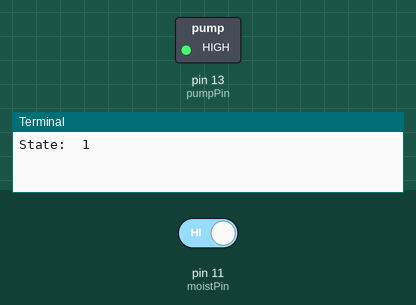
A program run on a simulated Raspberry Pi (header pin numbers). On the bench: switched loads named in the program (green lamp = pin HIGH), the last lines printed to the terminal. The test bench sets the inputs (shaded band); at power-on: pin 11 (moistPin) HIGH.

Above: at 1.2 s.
1.3 s: pin 11 (moistPin) driven LOW
At 3.4 s:
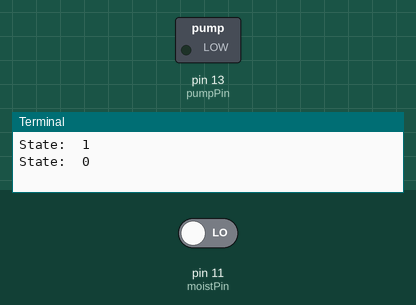
4.0 s: pin 11 (moistPin) driven HIGH
At 4.9 s:
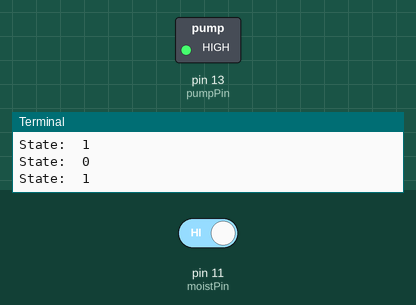
Timing chart, 0 to 7.0 s (numbered marks = the images above; inputs shaded):
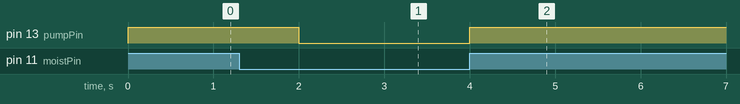

Measured:
- after the input at 1.3 s, pin 13 (pumpPin): HIGH → LOW after 0.70 s
- after the input at 4.0 s, pin 13 (pumpPin): LOW → HIGH at once

The program:

main.py
```python
import RPi.GPIO as GPIO
from time import sleep

# setup GPIO
moistPin = 11
GPIO.setmode(GPIO.BOARD)
GPIO.setup(moistPin, GPIO.IN)
pumpPin = 13
GPIO.setup(pumpPin, GPIO.OUT)


while True:
    state = GPIO.input(moistPin)
    print('State: ', state)
    if state == 0:
        GPIO.output(pumpPin, GPIO.LOW)
    elif state == 1:
        GPIO.output(pumpPin, GPIO.HIGH)
    state = not state
    sleep(2)
```
